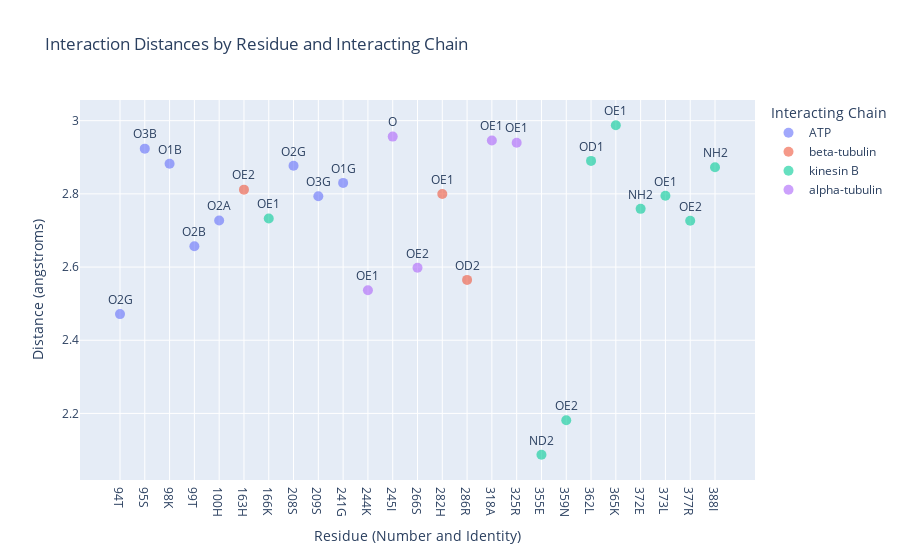

The code cell stored with this chart in its notebook:
### Markdown cell above
C

### Code cell
import pandas as pd
import plotly.express as px

# Define the path to the CSV file
csv_file_path = "../../Jazzer_surf/3d_predictions/chimeras/test/interactions_all_files.csv"

# Read the CSV file into a DataFrame
df = pd.read_csv(csv_file_path)

# Filter to get the shortest distances for each interaction
df = df.loc[df[df['chain'] == 'A'].groupby(['file', 'resi', 'interacting_chain'])['distance (angstroms)'].idxmin()]

# Exclude interactions with Mg and chain letters A, G, H
df = df[(df['interacting_resn'] != 'MG') & (~df['interacting_chain'].isin(['A', 'G', 'H']))].reset_index(drop=True)

# Map interacting_resn to single-letter codes for better readability
aa_dict = {
    'ALA': 'A', 'ARG': 'R', 'ASN': 'N', 'ASP': 'D', 'CYS': 'C', 'GLN': 'Q', 'GLU': 'E', 'GLY': 'G',
    'HIS': 'H', 'ILE': 'I', 'LEU': 'L', 'LYS': 'K', 'MET': 'M', 'PHE': 'F', 'PRO': 'P', 'SER': 'S',
    'THR': 'T', 'TRP': 'W', 'TYR': 'Y', 'VAL': 'V'
}
df['residue_one_letter'] = df['resn'].map(aa_dict)
df['residue'] = df['resi'].astype(str) + df['residue_one_letter']

# Replace chain letters with descriptive names
chain_map = {
    'B': 'kinesin B',
    'C': 'alpha-tubulin',
    'D': 'beta-tubulin',
    'E': 'ATP',
    'F': 'ATP'
}
df['interacting_chain'] = df['interacting_chain'].map(chain_map)

# Filter to specific files
df = df.loc[df['file'].isin([
    'C', 
    ])]

# Group by file and interacting chain, keeping residues in order
grouped = df.groupby(['file', 'interacting_chain'])

# Create a list to store the output rows
output_rows = []

# Iterate over each group and extract information
for (file, chain), group in grouped:
    for _, row in group.iterrows():
        output_rows.append({
            'file': file,
            'interacting_chain': chain,
            'interacting_atom': row['interacting_atom'],
            'residue_number': row['resi'],
            'amino_acid': row['residue_one_letter'],
            'distance (angstroms)': row['distance (angstroms)'],
        })

# Convert the list to a DataFrame
interaction_df = pd.DataFrame(output_rows)

# Display the resulting DataFrame
interaction_df

interaction_df.to_csv("interaction_summary.csv", index=False)



# Load the data
csv_file_path = "interaction_summary.csv"
interaction_df = pd.read_csv(csv_file_path)

# Create a new column for the x-axis labels by concatenating residue number and amino acid
interaction_df['residue_label'] = interaction_df['residue_number'].astype(str) + interaction_df['amino_acid']

# Sort the dataframe by file and residue number to maintain order
interaction_df = interaction_df.sort_values(by=['file', 'residue_number'])

# Convert residue_label to a categorical type with the correct order
interaction_df['residue_label'] = pd.Categorical(interaction_df['residue_label'], 
                                                 categories=sorted(interaction_df['residue_label'].unique(), key=lambda x: int(''.join(filter(str.isdigit, x)))), 
                                                 ordered=True)

# Scatter plot for interaction distances with custom x-axis labels
fig_scatter = px.scatter(interaction_df, x='residue_label', y='distance (angstroms)', color='interacting_chain', text='interacting_atom',
                         title='Interaction Distances by Residue and Interacting Chain',
                         labels={'residue_label': 'Residue (Number and Identity)', 'distance (angstroms)': 'Distance (angstroms)', 'interacting_chain': 'Interacting Chain'},
                         hover_data=['file'])

fig_scatter.update_traces(textposition='top center', marker=dict(size=10, opacity=0.6))
fig_scatter.update_layout(xaxis={'categoryorder':'array', 'categoryarray': interaction_df['residue_label'].cat.categories})

# Show the plot
fig_scatter.show()

### Figure 1 — Plotly figure (JSON) as saved in the notebook; plotly's stock layout.template omitted (floating-point values rounded to 4 significant figures)
{"data": [{"customdata": [["C"], ["C"], ["C"], ["C"], ["C"], ["C"], ["C"], ["C"]], "hovertemplate": "Interacting Chain=ATP<br>Residue (Number and Identity)=%{x}<br>Distance (angstroms)=%{y}<br>interacting_atom=%{text}<br>file=%{customdata[0]}<extra></extra>", "legendgroup": "ATP", "marker": {"color": "#636efa", "opacity": 0.6, "size": 10, "symbol": "circle"}, "mode": "markers+text", "name": "ATP", "orientation": "v", "showlegend": true, "text": ["O2G", "O3B", "O1B", "O2B", "O2A", "O2G", "O3G", "O1G"], "textposition": "top center", "type": "scatter", "x": ["94T", "95S", "98K", "99T", "100H", "208S", "209S", "241G"], "xaxis": "x", "y": [2.471, 2.924, 2.882, 2.657, 2.727, 2.877, 2.794, 2.83], "yaxis": "y"}, {"customdata": [["C"], ["C"], ["C"]], "hovertemplate": "Interacting Chain=beta-tubulin<br>Residue (Number and Identity)=%{x}<br>Distance (angstroms)=%{y}<br>interacting_atom=%{text}<br>file=%{customdata[0]}<extra></extra>", "legendgroup": "beta-tubulin", "marker": {"color": "#EF553B", "opacity": 0.6, "size": 10, "symbol": "circle"}, "mode": "markers+text", "name": "beta-tubulin", "orientation": "v", "showlegend": true, "text": ["OE2", "OE1", "OD2"], "textposition": "top center", "type": "scatter", "x": ["163H", "282H", "286R"], "xaxis": "x", "y": [2.811, 2.8, 2.565], "yaxis": "y"}, {"customdata": [["C"], ["C"], ["C"], ["C"], ["C"], ["C"], ["C"], ["C"], ["C"]], "hovertemplate": "Interacting Chain=kinesin B<br>Residue (Number and Identity)=%{x}<br>Distance (angstroms)=%{y}<br>interacting_atom=%{text}<br>file=%{customdata[0]}<extra></extra>", "legendgroup": "kinesin B", "marker": {"color": "#00cc96", "opacity": 0.6, "size": 10, "symbol": "circle"}, "mode": "markers+text", "name": "kinesin B", "orientation": "v", "showlegend": true, "text": ["OE1", "ND2", "OE2", "OD1", "OE1", "NH2", "OE1", "OE2", "NH2"], "textposition": "top center", "type": "scatter", "x": ["166K", "355E", "359N", "362L", "365K", "372E", "373L", "377R", "388I"], "xaxis": "x", "y": [2.733, 2.087, 2.181, 2.89, 2.988, 2.759, 2.795, 2.726, 2.873], "yaxis": "y"}, {"customdata": [["C"], ["C"], ["C"], ["C"], ["C"]], "hovertemplate": "Interacting Chain=alpha-tubulin<br>Residue (Number and Identity)=%{x}<br>Distance (angstroms)=%{y}<br>interacting_atom=%{text}<br>file=%{customdata[0]}<extra></extra>", "legendgroup": "alpha-tubulin", "marker": {"color": "#ab63fa", "opacity": 0.6, "size": 10, "symbol": "circle"}, "mode": "markers+text", "name": "alpha-tubulin", "orientation": "v", "showlegend": true, "text": ["OE1", "O", "OE2", "OE1", "OE1"], "textposition": "top center", "type": "scatter", "x": ["244K", "245I", "266S", "318A", "325R"], "xaxis": "x", "y": [2.537, 2.956, 2.598, 2.946, 2.94], "yaxis": "y"}], "layout": {"legend": {"title": {"text": "Interacting Chain"}, "tracegroupgap": 0}, "title": {"text": "Interaction Distances by Residue and Interacting Chain"}, "xaxis": {"anchor": "y", "categoryarray": ["94T", "95S", "98K", "99T", "100H", "163H", "166K", "208S", "209S", "241G", "244K", "245I", "266S", "282H", "286R", "318A", "325R", "355E", "359N", "362L", "365K", "372E", "373L", "377R", "388I"], "categoryorder": "array", "domain": [0, 1], "title": {"text": "Residue (Number and Identity)"}}, "yaxis": {"anchor": "x", "domain": [0, 1], "title": {"text": "Distance (angstroms)"}}}}
